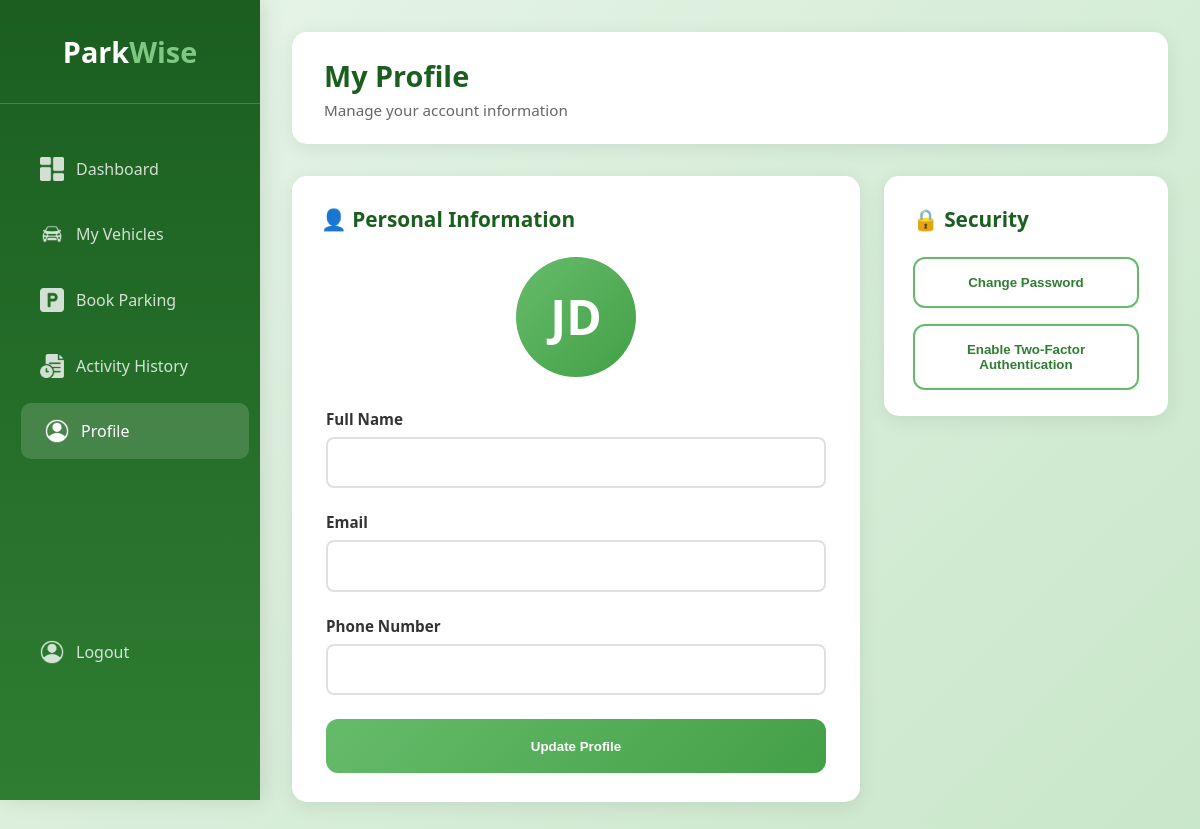
/?controller=UserController&action=showProfilePage, run on an earlier commit of the app's database.
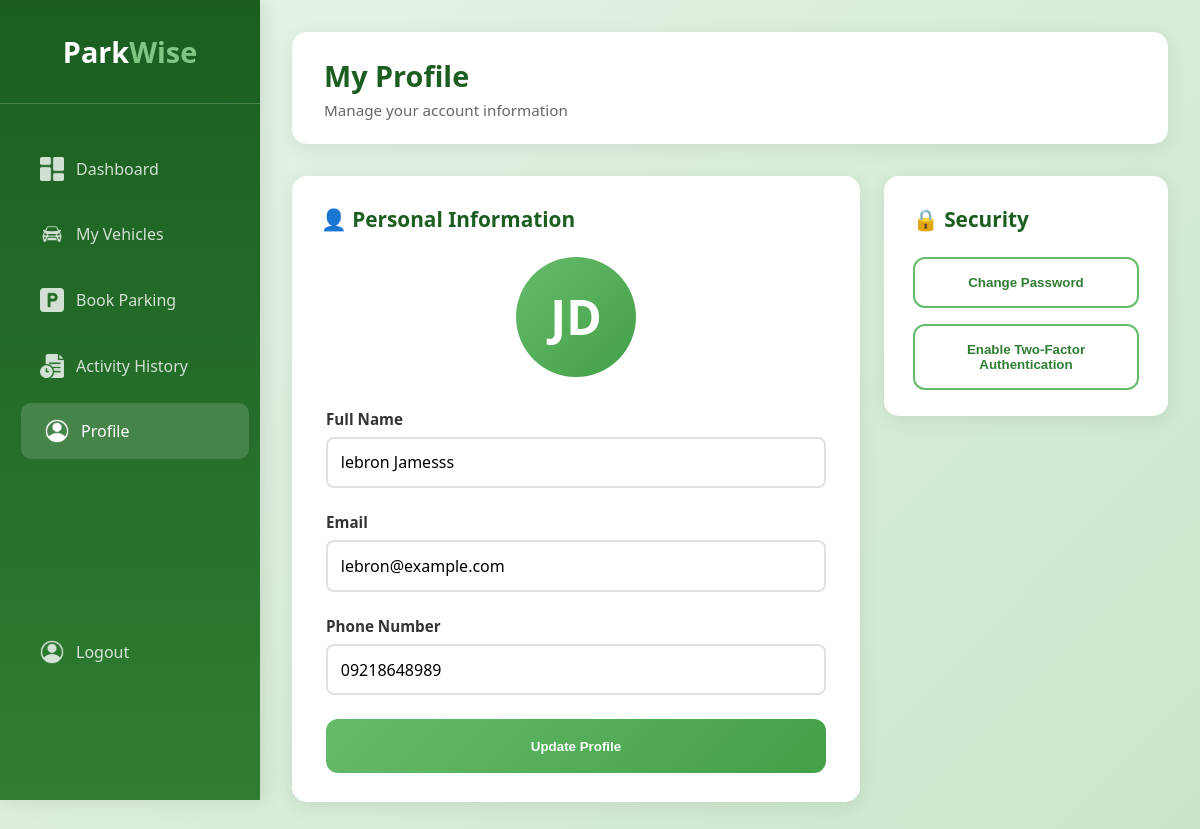
And on a later commit of the database.
### tables this page shows
CREATE TABLE User (    user_id INTEGER PRIMARY KEY AUTOINCREMENT,    username VARCHAR(50) NOT NULL UNIQUE,    email VARCHAR(100) NOT NULL UNIQUE,    phonenumber VARCHAR(15) NOT NULL,    address TEXT NOT NULL,    password TEXT NOT NULL,    role TEXT NOT NULL DEFAULT 'user' CHECK (role IN ('user', 'admin')),    created_at DATETIME DEFAULT CURRENT_TIMESTAMP);

### views/uniLayout.php (called while the page is built)
<?php require_once("./views/$folderPath" . "/$folderPath" . "Layout.php")?>

### controllers/BaseController.php (called while the page is built, shortened)
<?php
class BaseController{
    public function loadModel($filePath){
        return new $model;
    }
    public function  renderView($folderPath, $fileName, $datas = NULL, $location = NULL){
        $content = $datas;
        require_once("./views/uniLayout.php");
    }
}

### controllers/UserController.php (called while the page is built, shortened)
<?php
class UserController extends BaseController{
    protected $userModel;
    public function __construct(){
        $this->userModel = $this->loadModel("User");
    }
    public function showProfilePage(){
        $data = $this->userModel->find($_SESSION["userId"]);
        $this->renderView("user", "profilePage", $data , "profilePage");
    }
}

### index.php (called while the page is built, shortened)
<?php
require_once("./dbConnection.php");
require_once("./router.php");

### models/BaseModel.php (called while the page is built, shortened)
<?php
class BaseModel{
    protected $db;
    protected $table;
    protected $primaryKey;
    public function __construct(){
        $this->db = DbConnection::getInstance();
    }
    public function find($id){
        try{
            $sql =  "SELECT * FROM $this->table WHERE {$this->primaryKey} = :id";
            $request = $this->db->prepare($sql);
            $request->execute(["id" => $id]);
            $result = $request->fetch(PDO::FETCH_ASSOC);
            return $result;
        }catch(PDOException $e){
            error_log($e->getMessage());
            return false;
        }
    }
}

### dbConnection.php (called while the page is built)
<?php
class DbConnection{
    private static $instance = NULL;
    public static function getInstance(){
        if(!isset(self::$instance)){
            try{
                $pdo = new PDO("sqlite:" . __DIR__ . "/database/parkwise.db");
                $pdo->setAttribute(PDO::ATTR_ERRMODE, PDO::ERRMODE_EXCEPTION);
                self::$instance = $pdo;
            }catch(PDOException $e){
                exit("SOMETHING WENT WRONG WHILE CONNECTING TO DATABASE" .  $e->getMessage());
            }
        }
        return self::$instance;
    }
}

### views/user/profilePage.php (the view, shortened to what this page needs)
<div class="main-display">
         <div class="header">
             <div class="welcome">
                 <h1>My Profile</h1>
                 <p>Manage your account information</p>
             </div>
         </div>
         <div class="content-grid">
             <form class="card" method="post" action="?controller=UserController&action=updateProfile">
                 <h2>👤 Personal Information</h2>
                 <div class="profile-section">
                     <div class="avatar-large">JD</div>
                     <div class="profile-form">
                         <div class="form-group">
                             <label>Full Name</label>
                             <input type="text" name="username" class="form-input" value="<?=$content["username"]?>">
                         </div>
                         <div class="form-group">
                             <label>Email</label>
                             <input type="email" name="email" class="form-input" value="<?=$content["email"]?>">
                         </div>
                         <div class="form-group">
                             <label>Phone Number</label>
                             <input type="tel" name="phonenumber" class="form-input" value="<?=$content["phonenumber"]?>">
                         </div>
                         <button class="action-btn" style="width: 100%;">Update Profile</button>
                     </div>
                 </div>
             </form>
             <div class="card-security">
                 <h2>🔒 Security</h2>
                 <div class="security-section">
                     <button class="action-btn-outline">Change Password</button>
                     <button class="action-btn-outline">Enable Two-Factor Authentication</button>
                 </div>
             </div>
         </div>
     </div>

What changed in the data, as far as the page shows it:
added user: username "lebron Jamesss", email "lebron@example.com", phonenumber "09218648989"
